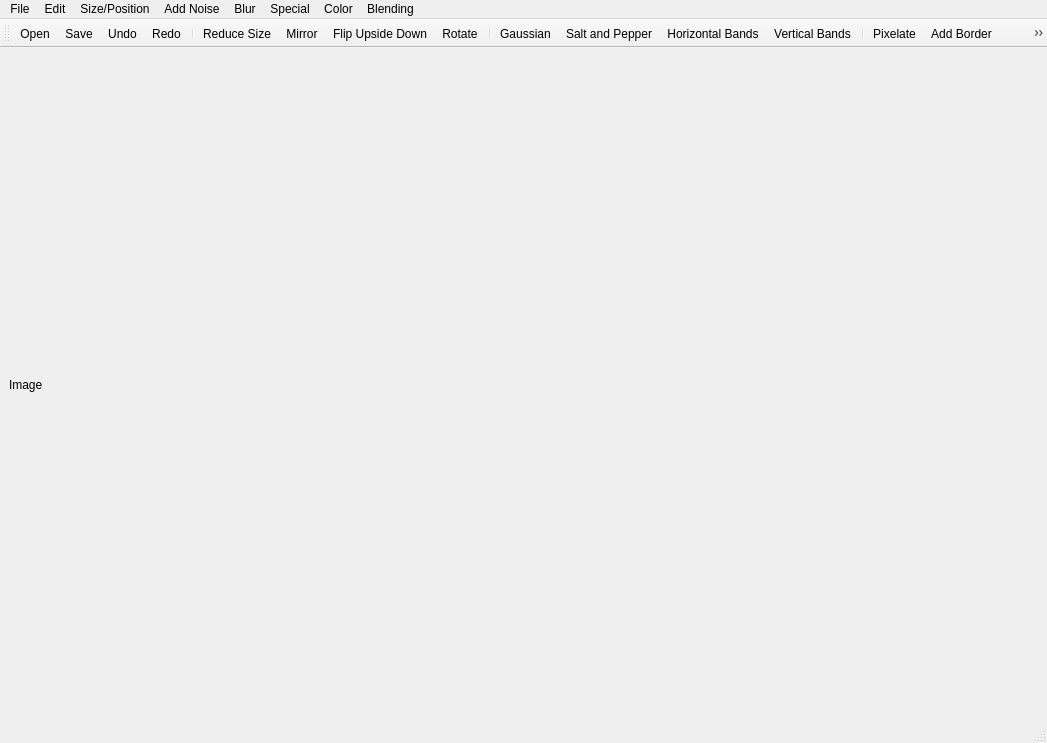
<?xml version="1.0" encoding="UTF-8"?>
<ui version="4.0">
 <class>MainWindow</class>
 <widget class="QMainWindow" name="MainWindow">
  <property name="geometry">
   <rect>
    <x>0</x>
    <y>0</y>
    <width>1047</width>
    <height>743</height>
   </rect>
  </property>
  <property name="windowTitle">
   <string>Image Editor and Manager</string>
  </property>
  <widget class="QWidget" name="centralwidget">
   <layout class="QHBoxLayout" name="horizontalLayout">
    <item>
     <widget class="QLabel" name="label">
      <property name="text">
       <string>Image</string>
      </property>
     </widget>
    </item>
   </layout>
  </widget>
  <widget class="QMenuBar" name="menubar">
   <property name="geometry">
    <rect>
     <x>0</x>
     <y>0</y>
     <width>1047</width>
     <height>26</height>
    </rect>
   </property>
   <widget class="QMenu" name="menuFile">
    <property name="title">
     <string>File</string>
    </property>
    <addaction name="actionNew"/>
    <addaction name="actionOpen"/>
    <addaction name="actionSave"/>
    <addaction name="actionExit"/>
   </widget>
   <widget class="QMenu" name="menuSize_and_Orientation">
    <property name="title">
     <string>Size/Position</string>
    </property>
    <addaction name="actionReduce_Size"/>
    <addaction name="actionMirror"/>
    <addaction name="actionFlip_Upside_Down"/>
    <addaction name="actionRotate"/>
    <addaction name="actionAdd_Border"/>
   </widget>
   <widget class="QMenu" name="menuAdd_Noise">
    <property name="title">
     <string>Add Noise</string>
    </property>
    <addaction name="actionGaussian"/>
    <addaction name="actionHorizontal_Bands"/>
    <addaction name="actionVertical_Bands"/>
    <addaction name="actionSalt_and_Pepper"/>
   </widget>
   <widget class="QMenu" name="menuBlur">
    <property name="title">
     <string>Blur</string>
    </property>
    <addaction name="actionGaussian_2"/>
    <addaction name="actionMedian"/>
    <addaction name="actionAverage"/>
   </widget>
   <widget class="QMenu" name="menuSpecial">
    <property name="title">
     <string>Special</string>
    </property>
    <addaction name="actionPixelate"/>
    <addaction name="actionCartoonify"/>
    <addaction name="actionDithering"/>
    <addaction name="actionContrast_Stretching"/>
    <addaction name="actionEdge_Detection"/>
   </widget>
   <widget class="QMenu" name="menuColor_2">
    <property name="title">
     <string>Color</string>
    </property>
    <widget class="QMenu" name="menuSwap_color_channels">
     <property name="title">
      <string>Swap color channels</string>
     </property>
     <addaction name="actionRed_Green"/>
     <addaction name="actionGreen_Blue"/>
     <addaction name="actionBlue_Red"/>
    </widget>
    <addaction name="actionBrightness_Increase"/>
    <addaction name="actionBrightness_Decrease"/>
    <addaction name="actionContrast_Increase"/>
    <addaction name="actionContrast_Decrease"/>
    <addaction name="actionSwap_Color"/>
    <addaction name="actionBlack_and_White"/>
    <addaction name="actionExtract_Color"/>
    <addaction name="actionReplace_Color"/>
    <addaction name="menuSwap_color_channels"/>
    <addaction name="actionImage_Histogram"/>
    <addaction name="actionIntensity_Map"/>
    <addaction name="actionHistogram_Equalization"/>
    <addaction name="actionGamma_Correction"/>
    <addaction name="actionNegative"/>
    <addaction name="actionApply_Mask"/>
   </widget>
   <widget class="QMenu" name="menuBlending">
    <property name="title">
     <string>Blending</string>
    </property>
    <addaction name="actionAlpha"/>
    <addaction name="actionPyramid"/>
   </widget>
   <widget class="QMenu" name="menuEdit">
    <property name="title">
     <string>Edit</string>
    </property>
    <addaction name="actionUndo"/>
    <addaction name="actionRedo"/>
   </widget>
   <addaction name="menuFile"/>
   <addaction name="menuEdit"/>
   <addaction name="menuSize_and_Orientation"/>
   <addaction name="menuAdd_Noise"/>
   <addaction name="menuBlur"/>
   <addaction name="menuSpecial"/>
   <addaction name="menuColor_2"/>
   <addaction name="menuBlending"/>
  </widget>
  <widget class="QStatusBar" name="statusbar"/>
  <widget class="QToolBar" name="toolBar">
   <property name="windowTitle">
    <string>toolBar</string>
   </property>
   <property name="iconSize">
    <size>
     <width>25</width>
     <height>25</height>
    </size>
   </property>
   <attribute name="toolBarArea">
    <enum>TopToolBarArea</enum>
   </attribute>
   <attribute name="toolBarBreak">
    <bool>false</bool>
   </attribute>
   <addaction name="actionOpen"/>
   <addaction name="actionSave"/>
   <addaction name="actionUndo"/>
   <addaction name="actionRedo"/>
   <addaction name="separator"/>
   <addaction name="actionReduce_Size"/>
   <addaction name="actionMirror"/>
   <addaction name="actionFlip_Upside_Down"/>
   <addaction name="actionRotate"/>
   <addaction name="separator"/>
   <addaction name="actionGaussian"/>
   <addaction name="actionSalt_and_Pepper"/>
   <addaction name="actionHorizontal_Bands"/>
   <addaction name="actionVertical_Bands"/>
   <addaction name="separator"/>
   <addaction name="actionPixelate"/>
   <addaction name="actionAdd_Border"/>
   <addaction name="actionBlack_and_White"/>
   <addaction name="actionBrightness_Increase"/>
   <addaction name="actionBrightness_Decrease"/>
   <addaction name="actionContrast_Increase"/>
   <addaction name="actionContrast_Decrease"/>
   <addaction name="actionContrast_Stretching"/>
   <addaction name="actionRed_Green"/>
   <addaction name="actionGreen_Blue"/>
   <addaction name="actionBlue_Red"/>
   <addaction name="actionImage_Histogram"/>
   <addaction name="actionAverage"/>
   <addaction name="actionGaussian_2"/>
   <addaction name="actionMedian"/>
   <addaction name="separator"/>
   <addaction name="actionAlpha"/>
   <addaction name="actionPyramid"/>
   <addaction name="actionCartoonify"/>
   <addaction name="actionGamma_Correction"/>
   <addaction name="actionNegative"/>
   <addaction name="actionApply_Mask"/>
   <addaction name="actionReplace_Color"/>
   <addaction name="actionIntensity_Map"/>
   <addaction name="actionExtract_Color"/>
   <addaction name="actionHistogram_Equalization"/>
   <addaction name="actionDithering"/>
   <addaction name="actionEdge_Detection"/>
  </widget>
  <action name="actionNew">
   <property name="text">
    <string>New</string>
   </property>
  </action>
  <action name="actionOpen">
   <property name="icon">
    <iconset>
     <normalon>:/icon_/add.png</normalon>
    </iconset>
   </property>
   <property name="text">
    <string>Open</string>
   </property>
  </action>
  <action name="actionSave">
   <property name="icon">
    <iconset>
     <normalon>:/icon_/save.png</normalon>
    </iconset>
   </property>
   <property name="text">
    <string>Save</string>
   </property>
  </action>
  <action name="actionExit">
   <property name="text">
    <string>Exit</string>
   </property>
  </action>
  <action name="actionReduce_Size">
   <property name="icon">
    <iconset>
     <normalon>:/icon_/decrease.png</normalon>
    </iconset>
   </property>
   <property name="text">
    <string>Reduce Size</string>
   </property>
  </action>
  <action name="actionMirror">
   <property name="icon">
    <iconset>
     <normalon>:/icon_/mirror.png</normalon>
    </iconset>
   </property>
   <property name="text">
    <string>Mirror</string>
   </property>
  </action>
  <action name="actionFlip_Upside_Down">
   <property name="icon">
    <iconset>
     <normalon>:/icon_/flip.png</normalon>
    </iconset>
   </property>
   <property name="text">
    <string>Flip Upside Down</string>
   </property>
  </action>
  <action name="actionRotate">
   <property name="icon">
    <iconset>
     <normalon>:/icon_/rotate.png</normalon>
    </iconset>
   </property>
   <property name="text">
    <string>Rotate</string>
   </property>
  </action>
  <action name="actionGaussian">
   <property name="icon">
    <iconset>
     <normalon>:/icon_/gaussian noise.png</normalon>
    </iconset>
   </property>
   <property name="text">
    <string>Gaussian</string>
   </property>
  </action>
  <action name="actionHorizontal_Bands">
   <property name="icon">
    <iconset>
     <normalon>:/icon_/horizontalnoise.png</normalon>
    </iconset>
   </property>
   <property name="text">
    <string>Horizontal Bands</string>
   </property>
  </action>
  <action name="actionVertical_Bands">
   <property name="icon">
    <iconset>
     <normalon>:/icon_/verticalnoise.png</normalon>
    </iconset>
   </property>
   <property name="text">
    <string>Vertical Bands</string>
   </property>
  </action>
  <action name="actionSalt_and_Pepper">
   <property name="icon">
    <iconset>
     <normalon>:/icon_/salt-n-pepper.png</normalon>
    </iconset>
   </property>
   <property name="text">
    <string>Salt and Pepper</string>
   </property>
  </action>
  <action name="actionGaussian_2">
   <property name="icon">
    <iconset>
     <normalon>:/icon_/blur-gaussian.png</normalon>
    </iconset>
   </property>
   <property name="text">
    <string>Gaussian</string>
   </property>
  </action>
  <action name="actionMedian">
   <property name="icon">
    <iconset>
     <normalon>:/icon_/blur-median.png</normalon>
    </iconset>
   </property>
   <property name="text">
    <string>Median</string>
   </property>
  </action>
  <action name="actionAverage">
   <property name="icon">
    <iconset>
     <normalon>:/icon_/blur-average.png</normalon>
    </iconset>
   </property>
   <property name="text">
    <string>Average</string>
   </property>
  </action>
  <action name="actionPixelate">
   <property name="icon">
    <iconset>
     <normalon>:/icon_/pixelate.png</normalon>
    </iconset>
   </property>
   <property name="text">
    <string>Pixelate</string>
   </property>
  </action>
  <action name="actionAdd_Border">
   <property name="icon">
    <iconset>
     <normalon>:/icon_/border.png</normalon>
    </iconset>
   </property>
   <property name="text">
    <string>Add Border</string>
   </property>
  </action>
  <action name="actionBlack_and_White">
   <property name="icon">
    <iconset>
     <normalon>:/icon_/bw.png</normalon>
    </iconset>
   </property>
   <property name="text">
    <string>Black and White</string>
   </property>
  </action>
  <action name="actionExtract_Color">
   <property name="icon">
    <iconset>
     <normalon>:/icon_/extract_color.png</normalon>
    </iconset>
   </property>
   <property name="text">
    <string>Extract Color</string>
   </property>
  </action>
  <action name="actionBrightness_Increase">
   <property name="icon">
    <iconset>
     <normalon>:/icon_/brightness_up.png</normalon>
    </iconset>
   </property>
   <property name="text">
    <string>Brightness - Increase</string>
   </property>
  </action>
  <action name="actionBrightness_Decrease">
   <property name="icon">
    <iconset>
     <normalon>:/icon_/brightness_down.png</normalon>
    </iconset>
   </property>
   <property name="text">
    <string>Brightness - Decrease</string>
   </property>
  </action>
  <action name="actionContrast_Increase">
   <property name="icon">
    <iconset>
     <normalon>:/icon_/contrast-up.png</normalon>
    </iconset>
   </property>
   <property name="text">
    <string>Contrast - Increase</string>
   </property>
  </action>
  <action name="actionContrast_Decrease">
   <property name="icon">
    <iconset>
     <normalon>:/icon_/contrast-down.png</normalon>
    </iconset>
   </property>
   <property name="text">
    <string>Contrast Decrease</string>
   </property>
  </action>
  <action name="actionSwap_Color">
   <property name="text">
    <string>Swap Color</string>
   </property>
  </action>
  <action name="actionReplace_Color">
   <property name="icon">
    <iconset>
     <normalon>:/icon_/replace_color.png</normalon>
    </iconset>
   </property>
   <property name="text">
    <string>Replace Color</string>
   </property>
  </action>
  <action name="actionRed_Green">
   <property name="icon">
    <iconset>
     <normalon>:/icon_/swap-red-green.png</normalon>
    </iconset>
   </property>
   <property name="text">
    <string>Red-Green</string>
   </property>
  </action>
  <action name="actionGreen_Blue">
   <property name="icon">
    <iconset>
     <normalon>:/icon_/swap-green-blue.png</normalon>
    </iconset>
   </property>
   <property name="text">
    <string>Green-Blue</string>
   </property>
  </action>
  <action name="actionBlue_Red">
   <property name="icon">
    <iconset>
     <normalon>:/icon_/swap-blue-red.png</normalon>
    </iconset>
   </property>
   <property name="text">
    <string>Blue-Red</string>
   </property>
  </action>
  <action name="actionImage_Histogram">
   <property name="icon">
    <iconset>
     <normalon>:/icon_/hist.png</normalon>
    </iconset>
   </property>
   <property name="text">
    <string>Image Histogram</string>
   </property>
  </action>
  <action name="actionIntensity_Map">
   <property name="icon">
    <iconset>
     <normalon>:/icon_/heatmap.png</normalon>
    </iconset>
   </property>
   <property name="text">
    <string>Intensity Map</string>
   </property>
  </action>
  <action name="actionHistogram_Equalization">
   <property name="icon">
    <iconset>
     <normalon>:/icon_/histequal.png</normalon>
    </iconset>
   </property>
   <property name="text">
    <string>Histogram Equalization</string>
   </property>
  </action>
  <action name="actionCartoonify">
   <property name="icon">
    <iconset>
     <normalon>:/icon_/cartoonify.png</normalon>
    </iconset>
   </property>
   <property name="text">
    <string>Cartoonify</string>
   </property>
  </action>
  <action name="actionAlpha">
   <property name="icon">
    <iconset>
     <normalon>:/icon_/alpha_blending.png</normalon>
    </iconset>
   </property>
   <property name="text">
    <string>Alpha</string>
   </property>
  </action>
  <action name="actionPyramid">
   <property name="icon">
    <iconset>
     <normalon>:/icon_/pyramid blending.png</normalon>
    </iconset>
   </property>
   <property name="text">
    <string>Pyramid</string>
   </property>
  </action>
  <action name="actionDithering">
   <property name="icon">
    <iconset>
     <normalon>:/icon_/dithered.png</normalon>
    </iconset>
   </property>
   <property name="text">
    <string>Dithering</string>
   </property>
  </action>
  <action name="actionContrast_Stretching">
   <property name="icon">
    <iconset>
     <normalon>:/icon_/stretch.png</normalon>
    </iconset>
   </property>
   <property name="text">
    <string>Contrast Stretching</string>
   </property>
  </action>
  <action name="actionGamma_Correction">
   <property name="icon">
    <iconset>
     <normalon>:/icon_/gamma_correction.png</normalon>
    </iconset>
   </property>
   <property name="text">
    <string>Gamma Correction</string>
   </property>
  </action>
  <action name="actionNegative">
   <property name="icon">
    <iconset>
     <normalon>:/icon_/neg.png</normalon>
    </iconset>
   </property>
   <property name="text">
    <string>Negative</string>
   </property>
  </action>
  <action name="actionEdge_Detection">
   <property name="icon">
    <iconset>
     <normalon>:/icon_/canny.png</normalon>
    </iconset>
   </property>
   <property name="text">
    <string>Edge Detection</string>
   </property>
  </action>
  <action name="actionApply_Mask">
   <property name="icon">
    <iconset>
     <normalon>:/icon_/mask.png</normalon>
    </iconset>
   </property>
   <property name="text">
    <string>Apply Mask</string>
   </property>
  </action>
  <action name="actionUndo">
   <property name="icon">
    <iconset>
     <normalon>:/icon_/undo.png</normalon>
    </iconset>
   </property>
   <property name="text">
    <string>Undo</string>
   </property>
  </action>
  <action name="actionRedo">
   <property name="icon">
    <iconset>
     <normalon>:/icon_/redo.png</normalon>
    </iconset>
   </property>
   <property name="text">
    <string>Redo</string>
   </property>
  </action>
 </widget>
 <resources>
  <include location="Resources/icons.qrc"/>
 </resources>
 <connections/>
</ui>
